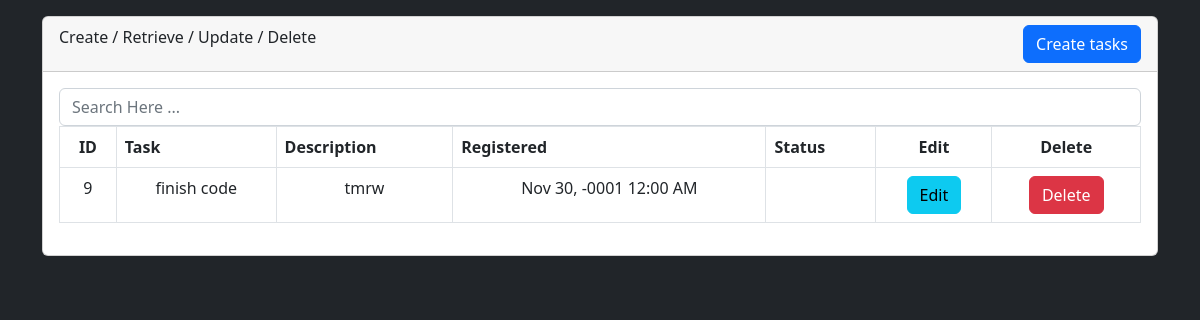
/AbatenCrud/index.php, run on an earlier commit of the app's database.
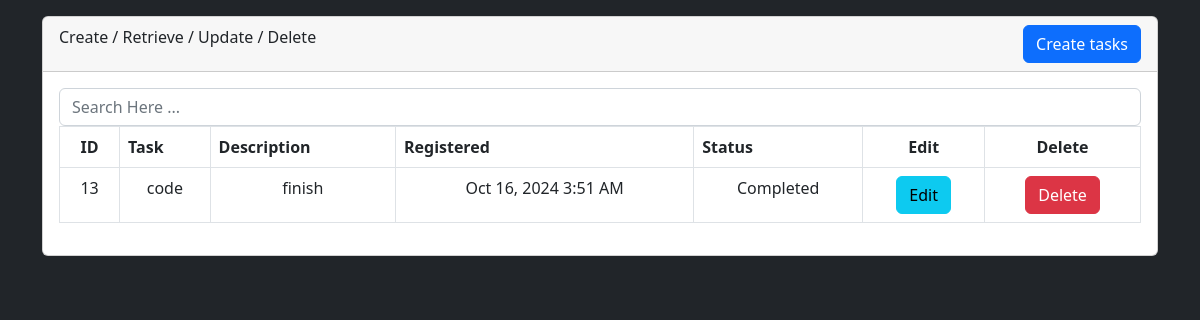
And on a later commit of the database.
### tables this page shows
CREATE TABLE `tbl_task` (
  `task_id` int(11) NOT NULL,
  `task_name` varchar(255) NOT NULL,
  `task_description` varchar(255) NOT NULL,
  `task_created` timestamp NOT NULL DEFAULT current_timestamp() ON UPDATE current_timestamp(),
  `task_status` varchar(11) NOT NULL
);

### AbatenCrud/_functions.php (called while the page is built, shortened)
<?php
    function dbconnection(){
        $dbconnection = new PDO('mysql:dbname=crud; host=localhost; charset=utf8mb4', 'root', '');
        $dbconnection->setAttribute(PDO::ATTR_EMULATE_PREPARES, false);
        $dbconnection->setAttribute(PDO::ATTR_ERRMODE, PDO::ERRMODE_EXCEPTION);
        return $dbconnection;
    }
    function selecttasks(){
        $statement=dbConnection()->prepare("SELECT * FROM tbl_task Order By task_id ASC");
        $statement->execute();
        return $statement;
    }
?>

### AbatenCrud/index.php (the view, shortened to what this page needs)
<?php
    require '_functions.php';
?>
<!DOCTYPE html>
<html lang="en">
<head>
    <link rel="stylesheet" href="https://cdnjs.cloudflare.com/ajax/libs/bootstrap/5.2.3/css/bootstrap.min.css" />
    <link rel="stylesheet" href="https://cdnjs.cloudflare.com/ajax/libs/toastr.js/2.1.4/toastr.css" />
</head>
<body class="bg-dark">
    <div class="container">
        <div class="row mt-3">
            <div class="col-lg-12">
                <div class="card">
                    <div class="card-header">
                        Create / Retrieve / Update / Delete
                        <button
                        type="button"
                        class="btn btn-primary float-end"
                        data-bs-toggle="modal"
                        data-bs-target="#create">Create tasks</button>
                    </div>
                    <div class="card-body">
                        <form action="_redirect.php" method="post">
                            <div class="form-group">
                                <input
                                type="text"
                                class="form-control"
                                name="taskSearch"
                                id="taskSearch"
                                placeholder="Search Here ..."
                                autofocus
                                required>
                            </div>
                        </form>
                        <div class="table-responsive">
                            <table class="table table-bordered">
                                <thead>
                                    <tr>
                                        <th class="text-center">ID</th>
                                        <th>Task</th>
                                        <th>Description</th>
                                        <th>Registered</th>
                                        <th>Status</th>
                                        <th class="text-center">Edit</th>
                                        <th class="text-center">Delete</th>
                                    </tr>
                                </thead>
                                <tbody >
                                    <?php
                                        $gettasks=selecttasks();
                                        while($task=$gettasks->fetch(PDO::FETCH_ASSOC)){
                                        ?>
                                <tr>
                                    <td class="text-center"><?=$task['task_id']?></td>
                                    <td class="text-center"><?=$task['task_name']?></td>
                                    <td class="text-center"><?=$task['task_description']?></td>
                                    <td class="text-center"><?=date("M d, Y g:i A", strtotime ($task['task_created']))?></td>
                                    <td class="text-center"><?=$task['task_status']?></td>
                                    <td class="text-center">
                                        <button
                                        type="button"
                                        class="btn btn-info"
                                        data-bs-toggle="modal"
                                        data-bs-target="#edit_<?= $task['task_id']?>">Edit</button>
                                    </td>
                                    <td class="text-center">
                                    <button
                                        type="button"
                                        class="btn btn-danger"
                                        data-bs-toggle="modal"
                                        data-bs-target="#delete_<?= $task['task_id']?>">Delete</button>
                                    </td>
                                </tr>
                                <?php }?>
                                </tbody>
                            </table>
                        </div>
                    </div>
                </div>
            </div>
        </div>
    </div>
</body>
</html>

What changed in the data, as far as the page shows it:
removed tbl_task: task_id "9", task_name "finish code", task_description "tmrw", task_created "Nov 30, -0001 12:00 AM"
added tbl_task: task_id "13", task_name "code", task_description "finish", task_created "Oct 16, 2024 3:51 AM", task_status "Completed"
